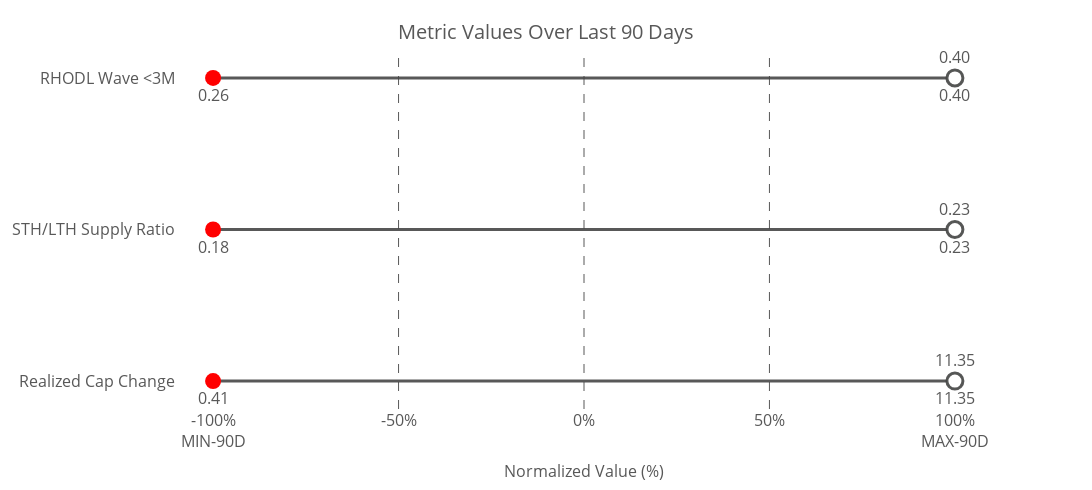

The notebook cell saved with this chart:
### Code cell
# Manually define metrics and their titles
metrics_titles = {

    'rcap_sma_zscore': "Realized Cap Change",
    'sthlth_sma_meandev':"STH/LTH Supply Ratio",
    'rhodlwave_sma_zscore': "RHODL Wave <3M"
    
    # Add more metrics and titles as needed
}

# Create the dot plot
fig = create_dot_plot(merged_df, metrics_titles)

# Show the plot
fig.show()

# Optionally, save the plot as an HTML file
import plotly.io as pio
pio.write_html(fig, file='normalized_liquidity2_raw_metrics_dot_plot.html')

### Figure 1 — Plotly figure (JSON) as saved in the notebook; plotly's stock layout.template omitted (floating-point values rounded to 4 significant figures)
{"data": [{"line": {"color": "rgba(70, 70, 70, 0.9)", "width": 3}, "mode": "lines", "showlegend": false, "x": [-100, 100], "y": ["Realized Cap Change", "Realized Cap Change"], "type": "scatter"}, {"marker": {"color": "red", "size": 16, "symbol": "circle"}, "mode": "markers+text", "name": "Realized Cap Change Min", "text": ["0.41"], "textfont": {"color": "rgba(70, 70, 70, 0.9)", "size": 16}, "textposition": "bottom center", "x": [-100], "y": ["Realized Cap Change"], "type": "scatter"}, {"marker": {"color": "green", "size": 16, "symbol": "circle"}, "mode": "markers+text", "name": "Realized Cap Change Max", "text": ["11.35"], "textfont": {"color": "rgba(70, 70, 70, 0.9)", "size": 16}, "textposition": "bottom center", "x": [100], "y": ["Realized Cap Change"], "type": "scatter"}, {"marker": {"color": "white", "line": {"color": "rgba(70, 70, 70, 0.9)", "width": 3}, "size": 16, "symbol": "circle"}, "mode": "markers+text", "name": "Realized Cap Change Current", "text": ["11.35"], "textfont": {"color": "rgba(70, 70, 70, 0.9)", "size": 16}, "textposition": "top center", "x": [100.0], "y": ["Realized Cap Change"], "type": "scatter"}, {"line": {"color": "rgba(70, 70, 70, 0.9)", "width": 3}, "mode": "lines", "showlegend": false, "x": [-100, 100], "y": ["STH/LTH Supply Ratio", "STH/LTH Supply Ratio"], "type": "scatter"}, {"marker": {"color": "red", "size": 16, "symbol": "circle"}, "mode": "markers+text", "name": "STH/LTH Supply Ratio Min", "text": ["0.18"], "textfont": {"color": "rgba(70, 70, 70, 0.9)", "size": 16}, "textposition": "bottom center", "x": [-100], "y": ["STH/LTH Supply Ratio"], "type": "scatter"}, {"marker": {"color": "green", "size": 16, "symbol": "circle"}, "mode": "markers+text", "name": "STH/LTH Supply Ratio Max", "text": ["0.23"], "textfont": {"color": "rgba(70, 70, 70, 0.9)", "size": 16}, "textposition": "bottom center", "x": [100], "y": ["STH/LTH Supply Ratio"], "type": "scatter"}, {"marker": {"color": "white", "line": {"color": "rgba(70, 70, 70, 0.9)", "width": 3}, "size": 16, "symbol": "circle"}, "mode": "markers+text", "name": "STH/LTH Supply Ratio Current", "text": ["0.23"], "textfont": {"color": "rgba(70, 70, 70, 0.9)", "size": 16}, "textposition": "top center", "x": [100.0], "y": ["STH/LTH Supply Ratio"], "type": "scatter"}, {"line": {"color": "rgba(70, 70, 70, 0.9)", "width": 3}, "mode": "lines", "showlegend": false, "x": [-100, 100], "y": ["RHODL Wave <3M", "RHODL Wave <3M"], "type": "scatter"}, {"marker": {"color": "red", "size": 16, "symbol": "circle"}, "mode": "markers+text", "name": "RHODL Wave <3M Min", "text": ["0.26"], "textfont": {"color": "rgba(70, 70, 70, 0.9)", "size": 16}, "textposition": "bottom center", "x": [-100], "y": ["RHODL Wave <3M"], "type": "scatter"}, {"marker": {"color": "green", "size": 16, "symbol": "circle"}, "mode": "markers+text", "name": "RHODL Wave <3M Max", "text": ["0.40"], "textfont": {"color": "rgba(70, 70, 70, 0.9)", "size": 16}, "textposition": "bottom center", "x": [100], "y": ["RHODL Wave <3M"], "type": "scatter"}, {"marker": {"color": "white", "line": {"color": "rgba(70, 70, 70, 0.9)", "width": 3}, "size": 16, "symbol": "circle"}, "mode": "markers+text", "name": "RHODL Wave <3M Current", "text": ["0.40"], "textfont": {"color": "rgba(70, 70, 70, 0.9)", "size": 16}, "textposition": "top center", "x": [100.0], "y": ["RHODL Wave <3M"], "type": "scatter"}], "layout": {"shapes": [{"line": {"color": "rgba(70, 70, 70, 0.9)", "dash": "dash", "width": 1}, "type": "line", "x0": -50, "x1": -50, "xref": "x", "y0": 0, "y1": 1, "yref": "paper"}, {"line": {"color": "rgba(70, 70, 70, 0.9)", "dash": "dash", "width": 1}, "type": "line", "x0": 0, "x1": 0, "xref": "x", "y0": 0, "y1": 1, "yref": "paper"}, {"line": {"color": "rgba(70, 70, 70, 0.9)", "dash": "dash", "width": 1}, "type": "line", "x0": 50, "x1": 50, "xref": "x", "y0": 0, "y1": 1, "yref": "paper"}], "title": {"font": {"color": "rgba(70, 70, 70, 0.9)", "size": 20}, "text": "Metric Values Over Last 90 Days", "y": 0.95, "x": 0.5, "xanchor": "center", "yanchor": "top"}, "xaxis": {"title": {"font": {"color": "rgba(70, 70, 70, 0.9)", "size": 16}, "text": "Normalized Value (%)"}, "tickfont": {"color": "rgba(70, 70, 70, 0.9)", "size": 16}, "showgrid": false, "range": [-110, 110], "tickvals": [-100, -50, 0, 50, 100], "ticktext": ["-100%<br>MIN-90D", "-50%", "0%", "50%", "100%<br>MAX-90D"], "showline": false, "zeroline": false}, "yaxis": {"tickfont": {"color": "rgba(70, 70, 70, 0.9)", "size": 16}, "title": {"standoff": 35}, "tickmode": "array", "tickvals": [0, 1, 2], "ticktext": ["Realized Cap Change", "STH/LTH Supply Ratio", "RHODL Wave <3M"], "side": "left", "showgrid": false}, "margin": {"l": 100, "r": 100, "t": 50, "b": 20}, "font": {"color": "rgba(70, 70, 70, 0.9)", "size": 14}, "height": 490, "width": 1200, "showlegend": false, "plot_bgcolor": "white", "paper_bgcolor": "white"}}
